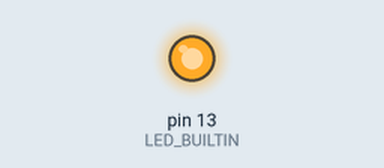
Simulated run of this sketch. Board: Arduino Uno, built with avr-gcc and run on an emulated ATmega328P. Parts: output pins drawn as LEDs (lit = HIGH).

Above: at 0.1 s.
At 39.8 s:
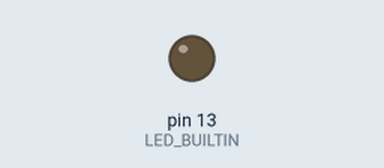
Timing chart, 0 to 40.0 s (numbered marks = the images above):
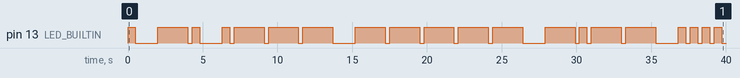

The sketch:

Ltika.ino
```cpp
void setup() {
  // initialize digital pin LED_BUILTIN as an output.
  pinMode(LED_BUILTIN, OUTPUT);
}

void blinking(){
  digitalWrite(LED_BUILTIN, HIGH);
  delay(500);
  digitalWrite(LED_BUILTIN, LOW);    // turn the LED off by making the voltage LOW
  delay(300);                       // wait for a second
}
void lit(){
  digitalWrite(LED_BUILTIN, HIGH);   // turn the LED on (HIGH is the voltage level)
  delay(2000);                       // wait for a second
  digitalWrite(LED_BUILTIN, LOW);    // turn the LED off by making the voltage LOW
  delay(300);                       // wait for a second
}

void wait(){
  digitalWrite(LED_BUILTIN, LOW);
  delay(1200);
}
// the loop function runs over and over again forever
void loop() {
  blinking();
  wait();

  lit();
  blinking();
  wait();

  blinking();
  lit();
  lit();
  lit();
  wait();

  lit();
  lit();
  lit();
  lit();
  lit();
  wait();

  lit();
  blinking();
  lit();
  lit();
  wait();

  blinking();
  blinking();
  blinking();
  blinking();
  wait();

  blinking();
  lit();
  wait();

  blinking();
  lit();
  blinking();
  wait();

  lit();
  blinking();
  blinking();
  wait();

  blinking();
  lit();
  lit();
  wait();

  blinking();
  lit();
  wait();

  blinking();
  lit();
  blinking();
  wait();

  blinking();
  wait();

  lit();
  blinking();
  lit();
  blinking();
  lit();
  lit();
  wait();

  delay(3000);
}
```

Measured:
- by itself, pin 13 (LED_BUILTIN): LOW → HIGH at 0.00 s, → LOW 0.50 s later, → HIGH 1.5 s later, → LOW 2.0 s later, … (40 changes in this stretch)
